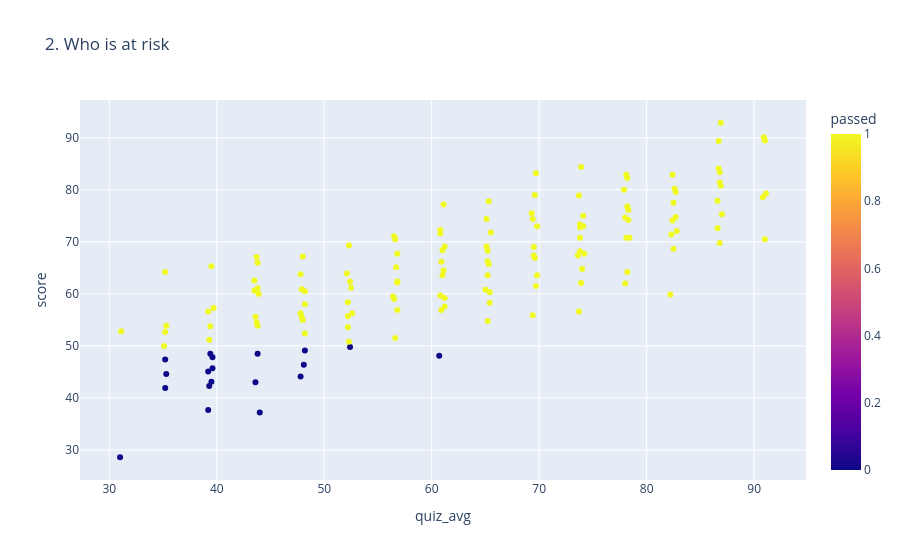

The cell this chart's notebook holds for it:
### Code cell
# 2. Quiz performance compared with final score; color identifies pass/fail
fig2 = px.scatter(
    df, x="quiz_avg", y="score", color="passed", hover_name="name",
    title="2. Who is at risk"
)
fig2.show()

### Figure 1 — Plotly figure (JSON) as saved in the notebook; plotly's stock layout.template omitted (floating-point values rounded to 4 significant figures; data arrays with more than 128 entries replaced by an {"elided": "..."} marker saying what was removed)
{"data": [{"hovertemplate": "<b>%{hovertext}</b><br><br>quiz_avg=%{x}<br>score=%{y}<br>passed=%{marker.color}<extra></extra>", "hovertext": {"elided": "150 str values"}, "legendgroup": "", "marker": {"color": {"elided": "150 int values"}, "coloraxis": "coloraxis", "symbol": "circle"}, "mode": "markers", "name": "", "orientation": "v", "showlegend": false, "type": "scatter", "x": {"elided": "150 float values"}, "xaxis": "x", "y": {"elided": "150 float values"}, "yaxis": "y"}], "layout": {"coloraxis": {"colorbar": {"title": {"text": "passed"}}, "colorscale": [[0, "#0d0887"], [0.1111, "#46039f"], [0.2222, "#7201a8"], [0.3333, "#9c179e"], [0.4444, "#bd3786"], [0.5556, "#d8576b"], [0.6667, "#ed7953"], [0.7778, "#fb9f3a"], [0.8889, "#fdca26"], [1, "#f0f921"]]}, "legend": {"tracegroupgap": 0}, "title": {"text": "2. Who is at risk"}, "xaxis": {"anchor": "y", "domain": [0, 1], "title": {"text": "quiz_avg"}}, "yaxis": {"anchor": "x", "domain": [0, 1], "title": {"text": "score"}}}}
